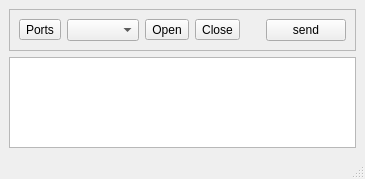
<?xml version="1.0" encoding="UTF-8"?>
<ui version="4.0">
 <class>MainWindow</class>
 <widget class="QMainWindow" name="MainWindow">
  <property name="geometry">
   <rect>
    <x>0</x>
    <y>0</y>
    <width>365</width>
    <height>179</height>
   </rect>
  </property>
  <property name="windowTitle">
   <string>MainWindow</string>
  </property>
  <widget class="QWidget" name="centralwidget">
   <layout class="QVBoxLayout" name="verticalLayout">
    <item>
     <widget class="QFrame" name="frame">
      <property name="frameShape">
       <enum>QFrame::StyledPanel</enum>
      </property>
      <property name="frameShadow">
       <enum>QFrame::Raised</enum>
      </property>
      <layout class="QHBoxLayout" name="horizontalLayout">
       <item>
        <widget class="QToolButton" name="btn_port">
         <property name="text">
          <string>Ports</string>
         </property>
        </widget>
       </item>
       <item>
        <widget class="QComboBox" name="cb_port"/>
       </item>
       <item>
        <widget class="QToolButton" name="btn_open">
         <property name="text">
          <string>Open</string>
         </property>
        </widget>
       </item>
       <item>
        <widget class="QToolButton" name="btn_close">
         <property name="text">
          <string>Close</string>
         </property>
        </widget>
       </item>
       <item>
        <spacer name="horizontalSpacer">
         <property name="orientation">
          <enum>Qt::Horizontal</enum>
         </property>
         <property name="sizeHint" stdset="0">
          <size>
           <width>40</width>
           <height>20</height>
          </size>
         </property>
        </spacer>
       </item>
       <item>
        <widget class="QPushButton" name="btn_send">
         <property name="text">
          <string>send</string>
         </property>
        </widget>
       </item>
      </layout>
     </widget>
    </item>
    <item>
     <widget class="QTextEdit" name="te_log"/>
    </item>
   </layout>
  </widget>
  <widget class="QMenuBar" name="menubar">
   <property name="geometry">
    <rect>
     <x>0</x>
     <y>0</y>
     <width>365</width>
     <height>21</height>
    </rect>
   </property>
  </widget>
  <widget class="QStatusBar" name="statusbar"/>
 </widget>
 <tabstops>
  <tabstop>btn_port</tabstop>
  <tabstop>cb_port</tabstop>
  <tabstop>btn_open</tabstop>
  <tabstop>btn_close</tabstop>
  <tabstop>btn_send</tabstop>
  <tabstop>te_log</tabstop>
 </tabstops>
 <resources/>
 <connections/>
</ui>
